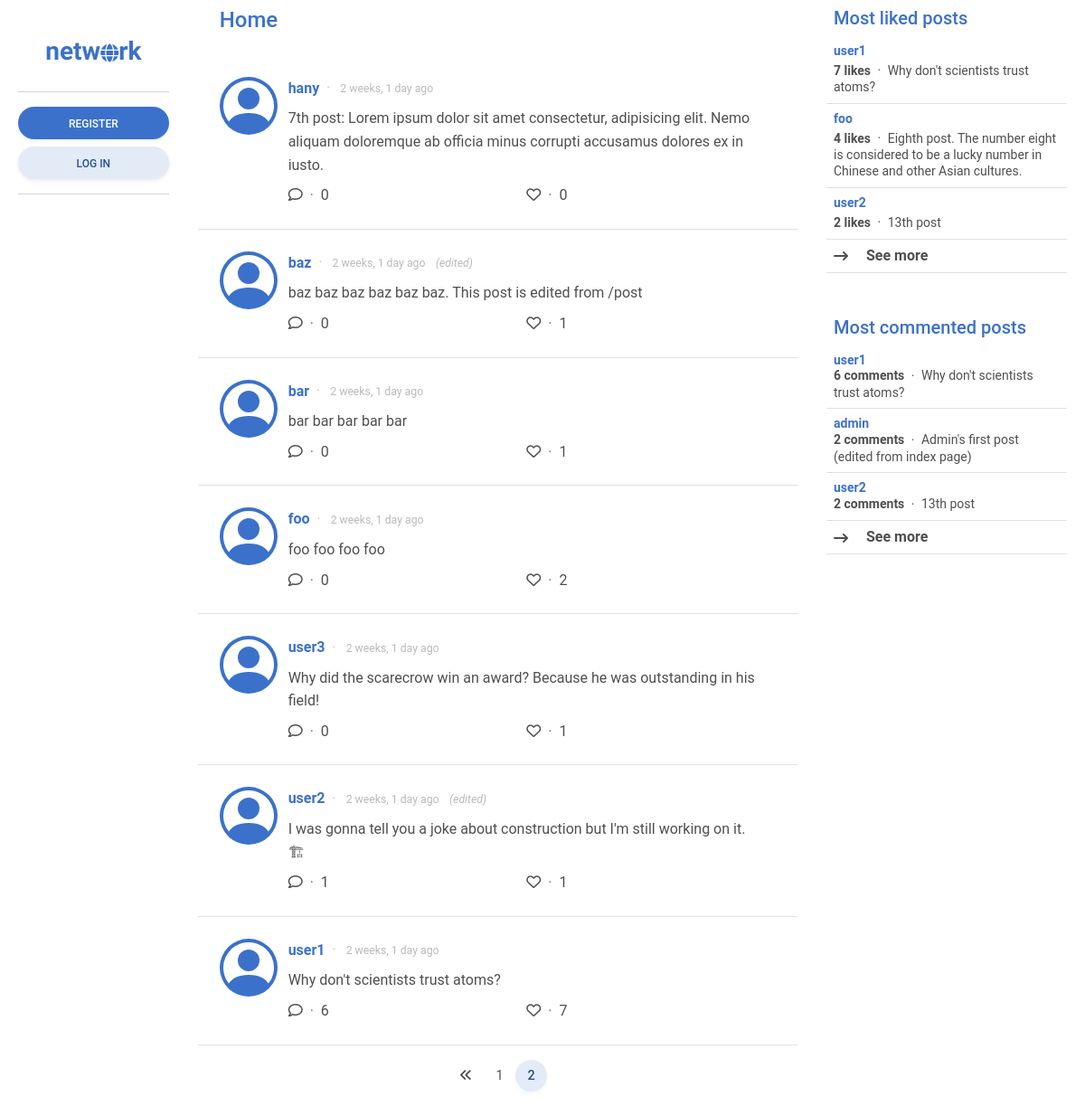
Screenshot of /?page=2 with the database file from the repository.
### network/models.py (models this page shows, shortened)
class Post(models.Model):
    content = models.CharField(max_length=255)
    poster = models.ForeignKey(User, on_delete=models.CASCADE, related_name="posts")
    likers = models.ManyToManyField(User, blank=True, related_name="likes")
    date_posted = models.DateTimeField(auto_now_add=True)
    edited = models.BooleanField(default=False)
    def most_liked_posts():
        posts = Post.objects.annotate(likes_count=Count('likers'))
        return posts.order_by('-likes_count')
    def most_commented_posts():
        posts = Post.objects.annotate(comment_count=Count('comments'))
        return posts.order_by('-comment_count')
    class Meta:
        ordering = ["-date_posted"]

class User(AbstractUser):
    pass
    date_joined = models.DateTimeField(auto_now_add=True)
    following = models.ManyToManyField("self", blank=True, related_name="followers", symmetrical=False)
    def most_followed_users():
        users = User.objects.annotate(follower_count=Count('followers'))
        return users.order_by('-follower_count')

### network/views.py (the view)
# urls.py: path("", views.index, name="index"),
def index(request):
    most_followed_users = User.most_followed_users()
    most_liked_posts = Post.most_liked_posts()
    most_commented_posts = Post.most_commented_posts()
    posts = Post.objects.all()
    p = Paginator(posts, 10) # Will set to 10 posts later
    page_number = request.GET.get("page")
    page_posts = p.get_page(page_number)
    return render(request, "network/index.html", {
        "most_followed_users": most_followed_users,
        "most_liked_posts": most_liked_posts,
        "most_commented_posts": most_commented_posts,
        "posts": page_posts,
        "page_number": page_number,
    })

### network/templates/network/index.html
{% extends "network/layout.html" %}
{% block sidebar_left %}
    {% include "network/sidebar_left.html" %}
{% endblock %}
{% block main %}
    {% url 'index' as index %}
    {% url 'following' as following %}
    {% url 'likes' as likes %}
    {% if request.path == index %}
    {% include "network/posts.html" with posts=posts headline="Home" %}
    {% elif request.path == following %}
    {% include "network/posts.html" with posts=posts headline="Following" %}
    {% elif request.path == likes %}
    {% include "network/posts.html" with posts=posts headline="Likes" %}
    {% endif %}
    {% include "network/pagination.html" with posts=posts %}
{% endblock %}
{% block sidebar_right %}
    {% include "network/sidebar_right.html" %}
{% endblock %}

### network/templates/network/posts.html (shortened to what this page needs)
{% load humanize %}
{% if headline %}
<div class="h4 mb-0 pb-4 px-4 pt-2 sticky-top transparan text-primary">
    {{ headline }}
</div>
{% endif %}
{% if not posts %}
<div class="container p-0">
    <h5 class="text-center p-3">
        No posts yet.
    </h5>
</div>
{% else %}
{% for post in posts %}
<div class="container border-bottom post">
    <div class="row p-4">
        <div class="col-auto p-0">
            <a href="{% url 'profile' user=post.poster.username %}">
            </a>
        </div>
        <div class="col align-self-center">
            <a class="row" href="{% url 'post' id=post.id %}">
                <div class="d-flex justify-content-start">
                    <div class="text-primary fw-bold text-decoration-none align-middle">
                        {{ post.poster.username }}
                    </div>
                    <div class="small text-muted opacity-50 align-self-center">
                        <span class="mx-2 align-self-center">&#183;</span>
                        <span class="small align-self-center">{{ post.date_posted|naturaltime }}</span>
                        <span class="ms-2 small align-self-center fst-italic" id="editedStatus_{{ post.id }}">
                            {% if post.edited %}
                            (edited)
                            {% endif %}
                        </span>
                    </div>
                </div>
                <div class="my-2 text-body" id="og_{{post.id}}">{{ post.content }}</div>
            </a>
            <div class="row">
                <div class="row">
                    <div class="col">
                        <div role="button" data-mdb-toggle="modal" data-mdb-target="#comment_list_modal_{{ post.id }}">
                            <i class="fa-regular fa-comment"></i>
                            <span class="mx-1 text-muted">&#183;</span>
                            {% if post.comments.count %}
                            {{ post.comments.count }}
                            {% else %}
                            0
                            {% endif %}
                        </div>
                    </div>
                    <div class="col">
                        <i
                        {% if user.is_authenticated and user in post.likers.all %}
                        class="fa-solid fa-heart text-danger"
                        {% elif user.is_authenticated %}
                        class="fa-regular fa-heart"
                        {% else %}
                        class="fa-regular fa-heart" role="button" data-mdb-toggle="modal" data-mdb-target="#like_post_{{ post.id }}" {% endif %}>
                        </i>
                        <span class="mx-1 text-muted">&#183;</span>
                        <span role="button" data-mdb-toggle="modal" data-mdb-target="#likers_list_modal_{{ post.id }}">
                            {% if post.likers.count %}
                            {{ post.likers.count }}
                            {% else %}
                            0
                            {% endif %}
                        </span>
                    </div>
                </div>
            </div>
        </div>
    </div>
</div>
{% endfor %}
{% endif %}

### network/templates/network/sidebar_right.html (shortened to what this page needs)
<div class="mb-5 lh-sm">
    <div class="h5 px-2 text-primary sticky-top transparan">Most liked posts</div>
    <div class="list-group list-group-light list-group-small">
        {% for post in most_liked_posts|slice:":3" %}
        <div class="post p-2 border-bottom small">
            <a href="{% url 'post' id=post.id %}" class="text-body text-decoration-none align-middle">
                <div class="text-primary fw-bold mb-1">{{ post.poster.username }}</div>
                <span class="fw-bold">{{ post.likers.count }} likes</span>
                <span class="mx-1 align-middle">&#183;</span>
                <span>{{post.content}}</span>
            </a>
        </div>
        {% endfor %}
        <div class="fw-bold post p-2 border-bottom" role="button" data-mdb-toggle="modal" data-mdb-target="#most_liked_posts">
            <i class="align-middle me-3 fa-solid fa-arrow-right-long"></i>
            See more
        </div>
    </div>
</div>
<div class="lh-sm">
    <div class="h5 px-2 text-primary">Most commented posts</div>
    <div class="list-group list-group-light list-group-small">
        {% for post in most_commented_posts|slice:":3" %}
        <div class="post p-2 border-bottom small">
            <a href="{% url 'post' id=post.id %}" class="text-body text-decoration-none align-middle">
                <div class="text-primary fw-bold">{{ post.poster.username }}</div>
                <span class="fw-bold">{{ post.comments.count }} comments</span>
                <span class="mx-1 align-middle">&#183;</span>
                {{ post.content }}
            </a>
        </div>
        {% endfor %}
        <div class="fw-bold post p-2 border-bottom" role="button" data-mdb-toggle="modal" data-mdb-target="#most_commented_posts">
            <i class="align-middle me-3 fa-solid fa-arrow-right-long"></i>
            See more
        </div>
    </div>
</div>

### network/static/network/styles.css (style rules this page uses)
.transparan { background: rgba(255, 255, 255, 0.75); backdrop-filter: blur(2px); }

### rows the page displays
Post: poster.username "hany", date_posted "2 weeks, 1 day ago", content "7th post: Lorem ipsum dolor sit amet consectetur, adipisicing elit. Nemo aliquam doloremque ab officia minus corrupti accusamus dolores ex in iusto.", shows "0"
Post: poster.username "baz", date_posted "2 weeks, 1 day ago", edited "(edited)", content "baz baz baz baz baz baz. This post is edited from /post", shows "0", likers.count "1"
Post: poster.username "bar", date_posted "2 weeks, 1 day ago", content "bar bar bar bar bar", shows "0", likers.count "1"
Post: poster.username "foo", date_posted "2 weeks, 1 day ago", content "foo foo foo foo", shows "0", likers.count "2"
Post: poster.username "user3", date_posted "2 weeks, 1 day ago", content "Why did the scarecrow win an award? Because he was outstanding in his field!", shows "0", likers.count "1"
Post: poster.username "user2", date_posted "2 weeks, 1 day ago", edited "(edited)", content "I was gonna tell you a joke about construction but I'm still working on it. 🏗", comments.count "1", likers.count "1"
Post: poster.username "user1", date_posted "2 weeks, 1 day ago", content "Why don't scientists trust atoms?", comments.count "6", likers.count "7"
Post: poster.username "foo", likers.count "4", content "Eighth post. The number eight is considered to be a lucky number in Chinese and other Asian cultures."
Post: poster.username "user2", likers.count "2", content "13th post", comments.count "2"
Post: poster.username "admin", comments.count "2", content "Admin's first post (edited from index page)"

### other values shown
{{ headline }} "Home"
{{ posts.number|add:"-1" }} "1"
{{ posts.number }} "2"
